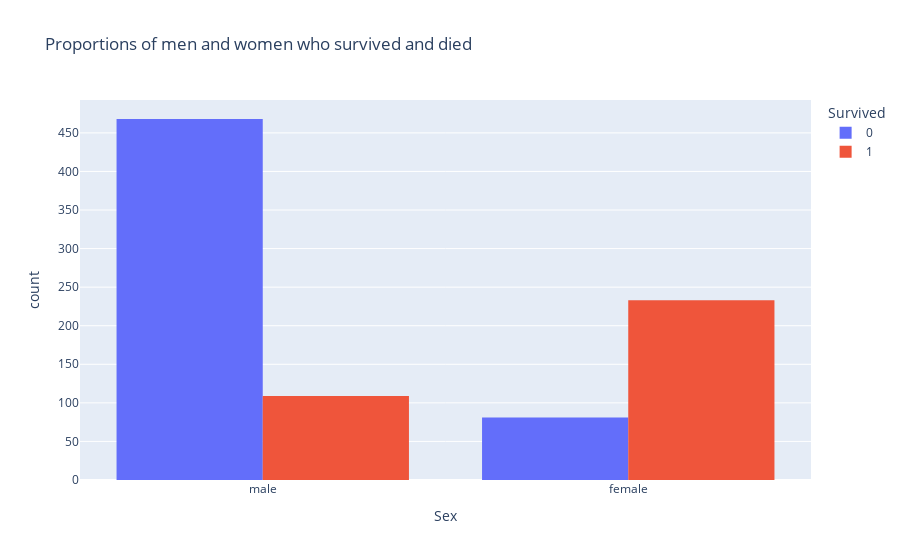

Write notebook code for a chart like this one.
### Code cell
fig = px.histogram(train, x = "Sex", color = "Survived", barmode = "group", title = "Proportions of men and women who survived and died")
fig.show()

### Figure 1 — Plotly figure (JSON) as saved in the notebook; plotly's stock layout.template omitted (floating-point values rounded to 4 significant figures; data arrays with more than 128 entries replaced by an {"elided": "..."} marker saying what was removed)
{"data": [{"alignmentgroup": "True", "bingroup": "x", "hovertemplate": "Survived=0<br>Sex=%{x}<br>count=%{y}<extra></extra>", "legendgroup": "0", "marker": {"color": "#636efa", "pattern": {"shape": ""}}, "name": "0", "offsetgroup": "0", "orientation": "v", "showlegend": true, "type": "histogram", "x": {"elided": "549 str values"}, "xaxis": "x", "yaxis": "y"}, {"alignmentgroup": "True", "bingroup": "x", "hovertemplate": "Survived=1<br>Sex=%{x}<br>count=%{y}<extra></extra>", "legendgroup": "1", "marker": {"color": "#EF553B", "pattern": {"shape": ""}}, "name": "1", "offsetgroup": "1", "orientation": "v", "showlegend": true, "type": "histogram", "x": {"elided": "342 str values"}, "xaxis": "x", "yaxis": "y"}], "layout": {"autosize": true, "barmode": "group", "legend": {"title": {"text": "Survived"}, "tracegroupgap": 0}, "title": {"text": "Proportions of men and women who survived and died"}, "xaxis": {"anchor": "y", "autorange": true, "domain": [0, 1], "range": [-0.5, 1.5], "title": {"text": "Sex"}, "type": "category"}, "yaxis": {"anchor": "x", "autorange": true, "domain": [0, 1], "range": [0, 492.6], "title": {"text": "count"}}}}
